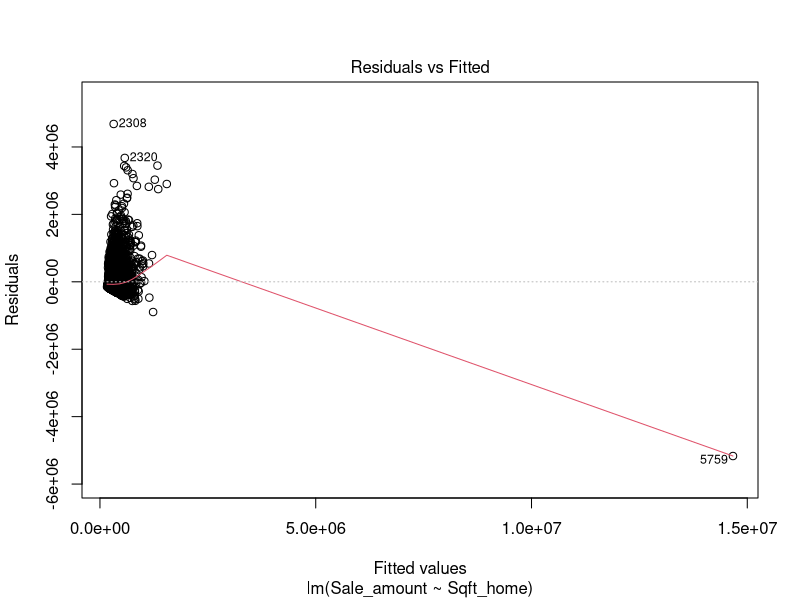
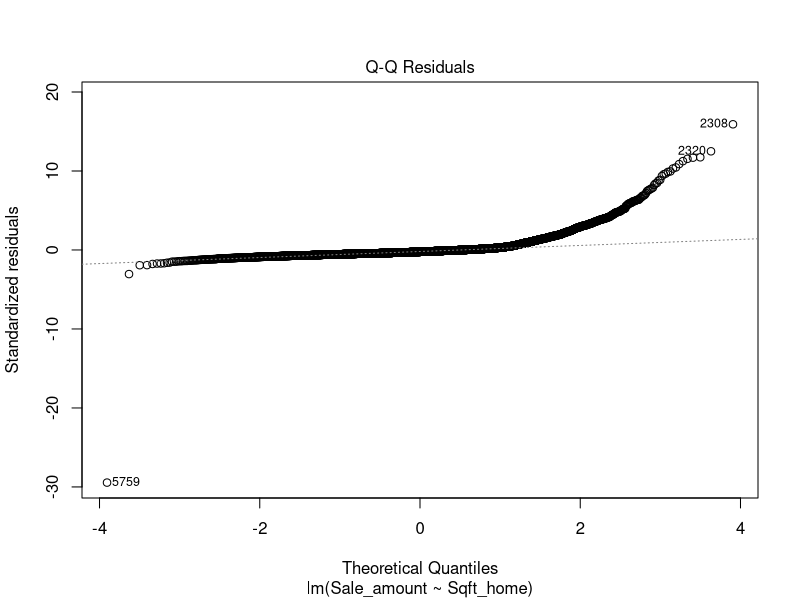
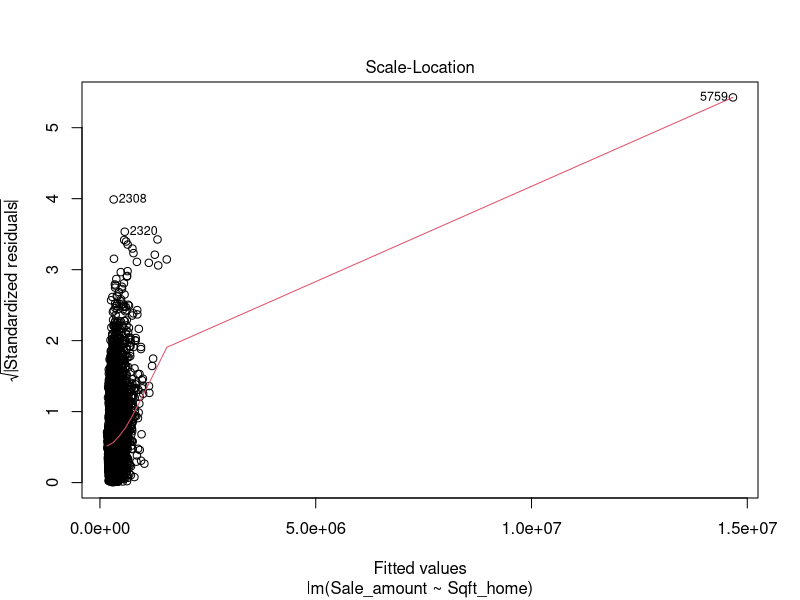
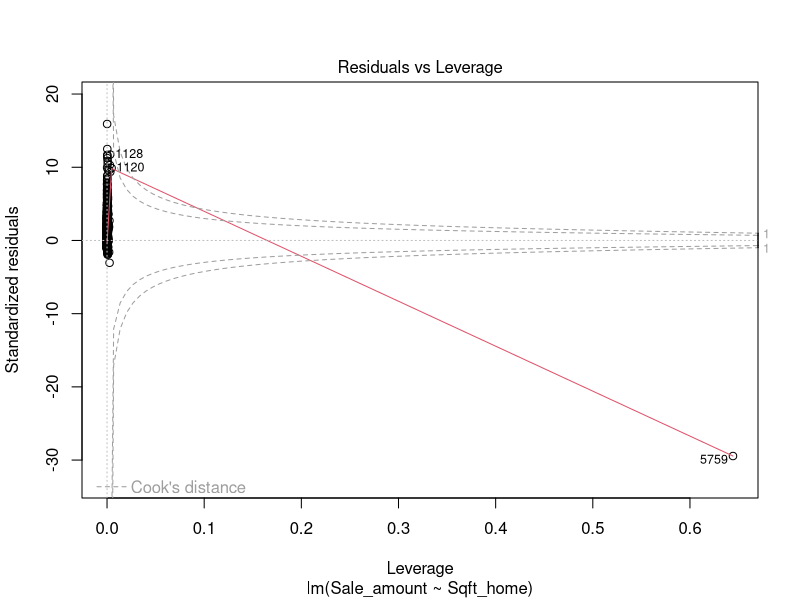
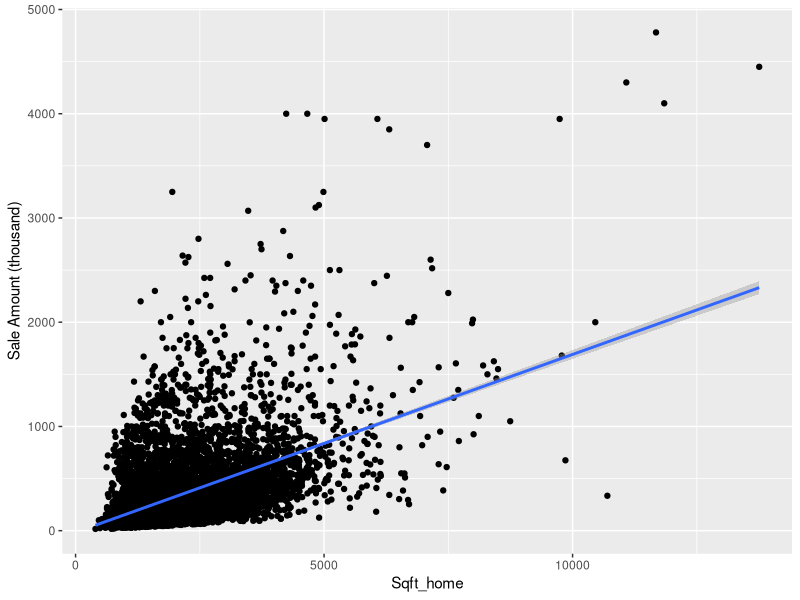

Write R code to recreate these figures, in order.
#1 a.
set.seed(1)
a=c()
e=c()
x=c()
i = 1

repeat{
  a_tmp = sample(0:10,1)  #隨機抽樣
  e_tmp = rnorm(1,0,sqrt(2))   #常態分布
  tmp = a_tmp+e_tmp
  
  if(tmp<0 | tmp>11) next
  
  a[i] = a_tmp
  e[i] = e_tmp
  x[i] = tmp
  
  i = i+1
  
  if (length(x) == 20){
    break 
  }
}
#1 b.
f <- function(theta,x){
  result <- 0
  for( i in x){
    result <- (theta-i)/(1+(theta-i)^2) + result
    }
  return(-2*result)
}

#1 c.
f(theta = 0.3,x)

#2 a.
houseprice <- read.csv("houseprice.csv",sep = ',')
library(tidyverse)
houseprice <- houseprice %>% 
  mutate( year_type = ifelse(Build_year<1900,"centennial",
                             ifelse(Build_year<1960,"old","new")))

#2 b.
library(broom)
summary(houseprice)
houseprice$Type <- as.factor(houseprice$Type)
houseprice$year_type <- as.factor(houseprice$year_type)
houseprice$Town<- as.factor(houseprice$Town)
houseprice$University <- as.factor(houseprice$University)

plot(lm(Sale_amount~Sqft_home,data = houseprice))

edited <-houseprice[-c(2308,2320,5759),]

ggplot(edited,aes(x=Sqft_home ,y=Sale_amount/1000))+geom_point()+
  geom_smooth(method = "lm")+
  labs(y='Sale Amount (thousand)')

fit <- lm(Sale_amount~Sqft_home,data = edited)
glance(fit)
anova(fit)

fit2 <- lm(Sale_amount~., data=edited)
step(fit2)
fit3 <- lm(Sale_amount ~ Beds + Baths + Sqft_home + Sqft_lot + 
             Type + Build_year + Town + year_type, data = edited)
anova(fit,fit3)
glance(fit3)
tidy(fit3)
